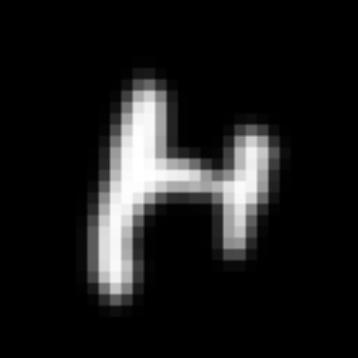
#> input picture imgs/H.jpg, 358 x 358 px
$ python example.py   (older library calls are emulated)
#> lines starting #> are read from the running program, lines starting #| are printed output that depends on the picture; after the words box and inside, x2 and y2 are one past the last pixel; in counts of white or black regions, pixels touching at a corner belong together
### distortions.py
#-*- coding:utf-8 -*-
"""
Implementation of some image ditortion teniques

Author: Chienli Ma
Date: 2015.01.08

Incentive:
    These distortion techniques were first designed for MNIST and grayscale.
    I modified them so that it can deal with RGB images.
    However, the performance is not very good the when dealing with RGB image.

Recommended usage:
    import distrotions
    result1 = distortions.distort( top, base, 'method' )
    result2 = distortions.distort( top, base, ['mothod_1', ... ,'method_n'])

Not recommended usage:
    import distortions
    result1 = distortions.mode_name( top, base )

Refernence:

"""
import numpy as np
import scipy.ndimage
import math
import cv2
import pdb

def distort( src, method, complex = None ):
    """
    Factory interface for distort
    """
    if complex:
        return globals().get(method)( src, complex )
    else:
        return globals().get(method)( src )

# [11 lines left out: function methods, not called in this run]

def affine( src, complex = 0.7 ):
    """
    """
    w,h,c = src.shape
    theta = np.random.uniform( -90*complex,90*complex )
    scale = np.random.uniform( 1-0.5*complex, 1+0.5*complex)
    center = ( src.shape[0]//2 , src.shape[1]//2 )

    mat = cv2.getRotationMatrix2D( center, theta, scale )
    mat += np.random.uniform( -0.1*complex, 0.1*complex, 6).reshape([2,3])
    return cv2.warpAffine( src, mat, (w,h) )

def local_elastic( src, complex = 0.7 ):
    """
    todo: reimplementation in cyyhon
    """
    w,h,c = src.shape
    # generate initial change displacement fields
    field = np.random.uniform( -1, 1, w*h*2 )
    field = field.reshape( [ w, h, 2 ] )

    # gaussian convolution, we use kernel size of 5
    field = cv2.GaussianBlur( field, (9,9), 5-3*math.pow(complex, 1./3.0))

    # normalize
    field  -= field.min()
    field  /= field.max()
    # rescale
    field *= 8*math.pow(complex, 1/3.0)
    # displace
    dst = src.copy()
    for x in xrange( w ):
        for y in xrange( h ):
            x_dst = x + field[x,y,0]
            y_dst = y + field[x,y,1]
            # deal with corner case
            if x_dst<0 or x_dst>dst.shape[0]-2 or y_dst<0 or y_dst>dst.shape[1]-2:
                dst[x,y,:] = 0
                continue
            # exchange value
            x1 = np.floor(x_dst)
            y1 = np.floor(y_dst)

            dst[x,y] = src[x1:x1+1, y1:y1+1,:].mean(axis=0).mean(axis=0)
    return  dst

# [9 lines left out: function slant, not called in this run]

# elements for thickness method
elements = []
elements.append( cv2.getStructuringElement( cv2.MORPH_RECT,(1,3)) )
elements.append( cv2.getStructuringElement( cv2.MORPH_RECT,(3,1)) )
elements.append( cv2.getStructuringElement( cv2.MORPH_RECT,(3,3)) )
elements.append( cv2.getStructuringElement( cv2.MORPH_CROSS,(3,3)) )
elements.append( cv2.getStructuringElement( cv2.MORPH_RECT,(3,5)) )
elements.append( cv2.getStructuringElement( cv2.MORPH_RECT,(5,3)) )
elements.append( cv2.getStructuringElement( cv2.MORPH_CROSS,(3,5) ))
elements.append( cv2.getStructuringElement( cv2.MORPH_CROSS,(5,3)))
elements.append( cv2.getStructuringElement( cv2.MORPH_RECT, (5,5)))
elements.append( cv2.getStructuringElement( cv2.MORPH_CROSS, (5,5)))

# [267 lines left out: functions thickness, pinch, smooth, permute, gaussian_noise, uniform_noise and 7 more, not called in this run]

### example.py
# -*- coding:utf-8 -*-
import distortions
from scipy import misc
import numpy as np
from matplotlib import pyplot as plt, cm

def run_example( size = 28 ):
    """
    Run this file and the result will be saved as result.jpg
    Buttle neck:
    local_elastic
    pintch
    uniform_noist
    salt_and_pepper_noise
    """
#> called with size = 28
    methods = """
            affine
            local_elastic                  slant
            pinch                          thickness
            contrast                       salt_and_pepper_noise
            gaussian_noise                 uniform_noise
            scratch                        permute
            smooth                         blur
            """
    img = misc.imresize( misc.imread('./imgs/H.jpg'), (size,size,3) )
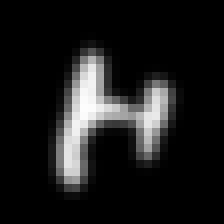
#> img: shape (28, 28, 3) (shown 8 times larger); min 0, max 253, mean 26.7
    methods = methods.split()
    num_of_methods = len( methods )
    result = np.zeros( [ size*2, size*(num_of_methods//2+2), 3 ])
    result[:size:,:size:,:] = img
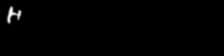
#> result: shape (56, 224, 3) float64; min 0, max 253, mean 1.7
    for index in xrange( num_of_methods ):
        y = index // 2 + 1
        x = index % 2
        tmp= distortions.distort( img, methods[index] )
        result[ x*size:(x+1)*size, y*size:(y+1)*size, : ] = tmp
#> this loop made 2 passes
#> pass 1, in run_example, `tmp= distortions.distort( img, methods[index] )`:
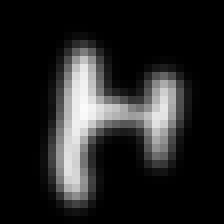
#> tmp: shape (28, 28, 3) (shown 8 times larger); min 0, max 251, mean 35.6
#> after the loop:
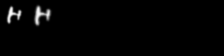
#> result: shape (56, 224, 3) float64; 2.67% of pixels changed, all inside (x1, y1, x2, y2) = (32, 3, 53, 28)
    result = result.mean(axis=2)
    misc.imsave('result.jpg',result)

if __name__ == '__main__':
#> (the run stopped early here; a loop or call above may not have finished)
